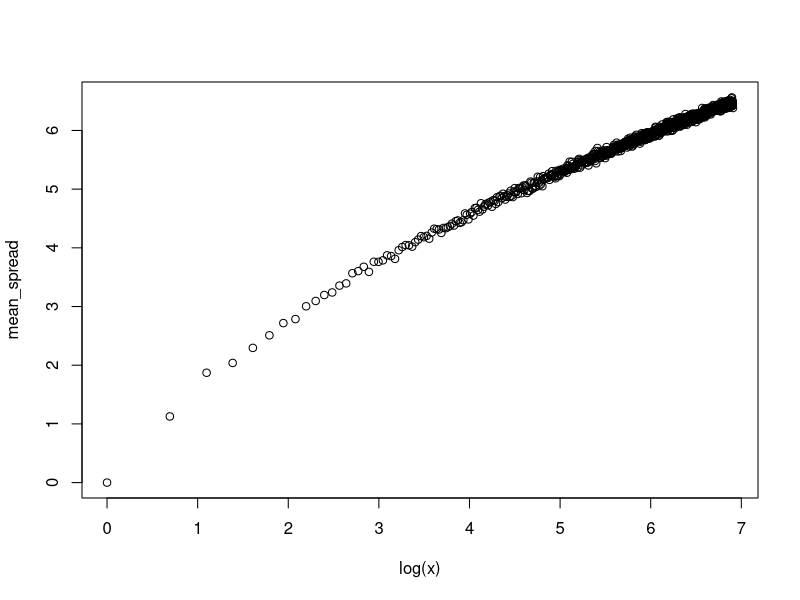
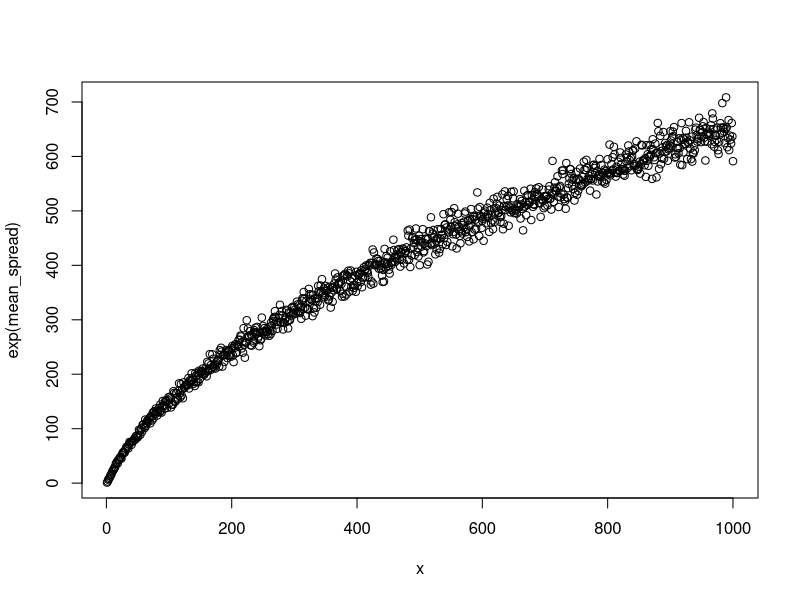

R code for these plots, in order:
# Curious about range as a function of sample size of normal distribution

N <- 200
R <- 1000
x = numeric(R)
mean_spread = numeric(R)
for (i in 1:R) {
  sample_spread <- rep(NA, N)
  for (j in 1:N){
    group1 = rnorm(i)
    sample_spread[j] <- max(group1) - min(group1)
  }
  mean_spread[i] = mean(sample_spread)
  x[i] = i
}

plot(log(x), mean_spread)
plot(x, exp(mean_spread))

fit <- lm(mean_spread ~ log(x))
summary(fit)


fit <- lm(exp(mean_spread) ~ x)
summary(fit)
